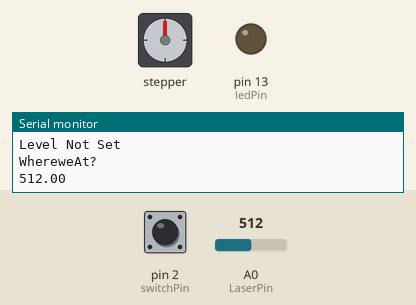
Simulated run of this sketch. Board: Arduino Uno, built with avr-gcc and run on an emulated ATmega328P. On the bench: stepper motor, output pins drawn as LEDs (lit = HIGH), the last lines printed to the serial monitor. Wiring (inferred from the names in the program): stepper motor driver (200 steps per turn assumed): step pin 10; direction pin 8; enable pin 9. The test bench sets the inputs (shaded band); at power-on: pin 2 (switchPin) LOW, A0 (LaserPin) = 512. Pins used as bus, display or sensor lines are not drawn.

Above: at 1.3 s.
1.4 s: pin 2 (switchPin) pulled HIGH for 0.6 s
At 1.9 s:
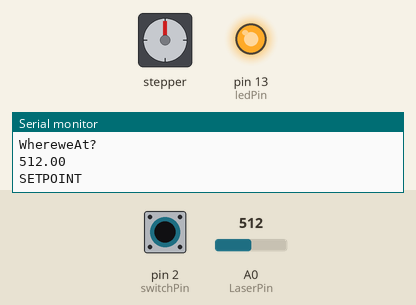
3.5 s: pin 2 (switchPin) pulled HIGH for 3.2 s
At 8.0 s:
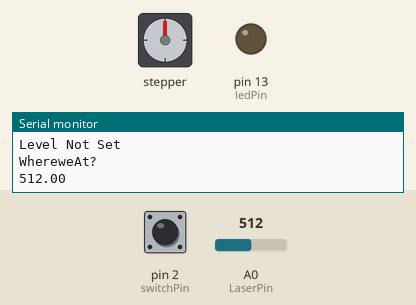
Timing chart, 0 to 9.5 s (numbered marks = the images above; inputs shaded):
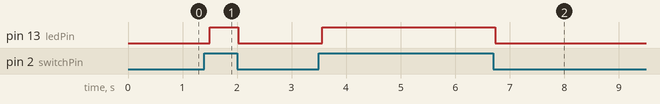

Measured:
- after the input at 1.4 s, pin 13 (ledPin): LOW → HIGH after 0.10 s, → LOW 0.52 s later
- after the input at 3.5 s, pin 13 (ledPin): LOW → HIGH after 0.06 s, → LOW 3.2 s later

The sketch:

Laser_Height_Setter_PID_v1.ino
```cpp
//This is a program to create a PIDloop to drive the Z motor of the PlotterBOT-
//up and down acording to the value of the laser height reading.

//Include Relevant libraries:
#include <PID_v1.h>

//Initialize Globals Variables
int LaserPin = A0;         // select the input pin for the Laser analog out
double LaserValue = 0;     // variable to store the value coming from the Laser
double LaserSetValue=0;    //Var for setpoint of laser
double LaserSetLow=0;    //Var for setpoint of laser
double LaserSetHigh=0;    //Var for setpoint of laser
double Margin = 10;      //keeps the sensor from hunting
//stuff for height is set switch*******
int switchPin = 2;         // digital in for switch for height-set on
int ledPin = 13;           // this will light up the led on the arduino board when switch is active
int switchState = 0;       // variable for reading switch state
int InitializedSwitchState = 0;   // variable for reading the last switch state
int Zstep;
// stuff for motor control*************

int smDirectionPin = 8;      //Direction pin
int smStepPin = 10;          //Stepper pin
int smEnablePin = 9;       //Motor enable pin

// Tuning parameters for PID***********
//float Kp=0;                // Initial Proportional Gain
//float Ki=10;               // Initial Integral Gain
//float Kd=0;                // Initial Differential Gain

//double Setpoint, Input, Output; //These are just variables for storingvalues
//PID myPID(&Input, &Output, &Setpoint, Kp, Ki, Kd, DIRECT);
                                              // This sets up our PDID Loop
                                              //Input is our PV
                                              //Output is our u(t)
                                              //Setpoint is our SP
//const int sampleRate = 1; // Variable that determines how fast our PID loop runs
// Communication setup
//const long serialPing = 500; //This determines how often we ping our loop
// Serial pingback interval in milliseconds
//unsigned long now = 0; //This variable is used to keep track of time
// placehodler for current timestamp
//unsigned long lastMessage = 0; //This keeps track of when our loop last spoke to serial
// last message timestamp.
//Initialize


//*********************************************************************************

void setup() {
  // initialize the LED pin as an output:
  pinMode(ledPin, OUTPUT);
  // initialize the pushbutton pin as an input:
  pinMode(switchPin, INPUT);

  //start the serial
  Serial.begin(9600);

  //Sets all pin to output; the microcontroller will send them(the pins) bits, it will not expect to receive any bits from thiese pins.*/
  pinMode(smDirectionPin, OUTPUT);
  pinMode(smStepPin, OUTPUT);
  pinMode(smEnablePin, OUTPUT);
  }


//*********************************************************************************

void loop() {
  //lets everything boot
  //delay(5000);

//Read the Value on the Laser
  LaserValue = analogRead(LaserPin);
//Scale Value to get actual height in mm

//logic for making sure booting arduino doesn't cause any issues if the switch was left on.
//Create a conditional for first time startup
//if (InitializedSwitchState = 1){
  //delay(1000);
  //Serial.println(InitializedSwitchState);
  //InitializedSwitchState = digitalRead(switchPin);

  // read the state of the Switch value:
     switchState = digitalRead(switchPin);

    if (switchState==HIGH){
      //Turn on Arduino LED showing height is set.
        digitalWrite(ledPin, HIGH);
        //Serial.println(switchState);
        Serial.println("SETPOINT");
        Serial.println(LaserSetValue);
        Serial.println("WhereweAt?");
        Serial.println(LaserValue);


      //run active PID control
        digitalWrite(smEnablePin, LOW); //Enables the motor, so it can be a badass bitch
      //define setpoint
        if (LaserSetValue==0){
          LaserSetValue=LaserValue;
          //define margin of acceptable error
          LaserSetHigh = LaserSetValue + Margin;
          LaserSetLow = LaserSetValue - Margin;
        }
      //compare and make calculation
        if (LaserValue<LaserSetLow){
            //move the Z axis UP
            Zstep = abs(LaserSetValue-LaserValue)/4;
             rotate(-Zstep, 0.1); //The motor rotates 800 steps clockwise with a speed of 0.1 (slow)
             //delay(20);
        }
        else if (LaserValue>LaserSetHigh){
          //move the Z axis UP
             Zstep = abs(LaserSetValue-LaserValue)/4;
             rotate(Zstep, 0.1); //The motor rotates 800 steps clockwise with a speed of 0.1 (slow)
             //delay(20);
        }
}
    else {
        //turn off Arduino LED showing that height is not set
        digitalWrite(ledPin, LOW);
        Serial.println("Level Not Set");
        digitalWrite(smEnablePin, HIGH); //Disbales the motor, so it can rest untill it is called uppond
        LaserSetValue=0;
        Serial.println("WhereweAt?");
        Serial.println(LaserValue);
        delay(500);

}

}

/*The rotate function turns the stepper motor. Tt accepts two arguments: 'steps' and 'speed'*/
void rotate(int steps, float speed){
  digitalWrite(smEnablePin, LOW); //Enabling the motor, so it will move when asked to

  /*This section looks at the 'steps' argument and stores 'HIGH' in the 'direction' variable if */
  /*'steps' contains a positive number and 'LOW' if it contains a negative.*/
  int direction;

  if (steps > 0){
    direction = HIGH;
  }else{
    direction = LOW;
  }

  speed = 1/speed * 70; //Calculating speed
  steps = abs(steps); //Stores the absolute value of the content in 'steps' back into the 'steps' variable

  digitalWrite(smDirectionPin, direction); //Writes the direction (from our if statement above), to the EasyDriver DIR pin

  /*Steppin'*/
  for (int i = 0; i < steps; i++){
    digitalWrite(smStepPin, HIGH);
    delayMicroseconds(speed);
    digitalWrite(smStepPin, LOW);
    delayMicroseconds(speed);
  }
}
```
